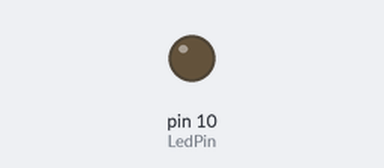
This sketch was run on a simulated Arduino Leonardo, built with avr-gcc and run on an emulated ATmega32U4. Shown: output pins drawn as LEDs (lit = HIGH).

Above: at 0.2 s.
Timing chart, 0 to 1.7 s (numbered marks = the images above):
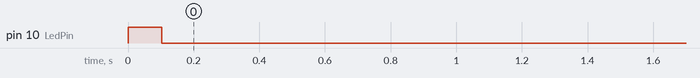

Measured:
- by itself, pin 10 (LedPin): LOW → HIGH at 0.00 s, → LOW 0.10 s later

The sketch:

Machi_CenterModule.ino
```cpp
//街センターモジュール
//受光&USBMIDI

#include <IRremote.h>
#include "MIDIUSB.h"

int IRSensPin = 5;
const int LedPin = 10;

bool flag=0;

//mills系
unsigned long startTime;
unsigned long currentTime;
unsigned long checkTime;
const unsigned long period = 100; //led点灯時間

IRrecv irrecv(IRSensPin); // 受信で使用するオブジェクトを作成 'irrecv'
decode_results results;  // 受信情報の格納先を作成 'results'

void setup(){
  Serial.begin(115200);
  irrecv.enableIRIn();     // 作成したオブジェクトで赤外線受信をスタート
  pinMode(LedPin,OUTPUT);
  startTime = millis();  //initial start time
}

void loop() {
    currentTime = millis(); //時計

    if (irrecv.decode(&results)&& flag ==0) { //受信したかどうかの確認 未受信＝0/受信＝1
    Serial.println(results.value, HEX); //16進表示
    irrecv.resume();                    // .decode()の返り値をリセット
    noteOn(0, 36, 64);   // Channel 0, middle C, normal velocity
    MidiUSB.flush();
    flag=1;
    checkTime = millis();
    }
    else{
    noteOff(0, 36, 64);  // Channel 0, middle C, normal velocity
    MidiUSB.flush();
    flag=0;
    }

  if(currentTime < checkTime+period){
    digitalWrite(LedPin,HIGH);
  }else{digitalWrite(LedPin,LOW);}

/*
  //Led点灯
  if(flag){
  if (currentTime - startTime >= period)//test whether the period has elapsed
    {
        digitalWrite(LedPin, !digitalRead(LedPin));//if so, change the state of the LED.
        startTime = currentTime;
    }
    }
*/
  }

void noteOn(byte channel, byte pitch, byte velocity) {
  midiEventPacket_t noteOn = {0x09, 0x90 | channel, pitch, velocity};
  MidiUSB.sendMIDI(noteOn);
}

void noteOff(byte channel, byte pitch, byte velocity) {
  midiEventPacket_t noteOff = {0x08, 0x80 | channel, pitch, velocity};
  MidiUSB.sendMIDI(noteOff);
}

void controlChange(byte channel, byte control, byte value) {
  midiEventPacket_t event = {0x0B, 0xB0 | channel, control, value};
  MidiUSB.sendMIDI(event);
}
```
